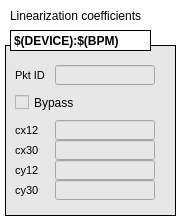
<?xml version="1.0" encoding="UTF-8"?>
<ui version="4.0">
 <class>MainWindow</class>
 <widget class="QMainWindow" name="MainWindow">
  <property name="geometry">
   <rect>
    <x>0</x>
    <y>0</y>
    <width>180</width>
    <height>220</height>
   </rect>
  </property>
  <property name="windowTitle">
   <string/>
  </property>
  <property name="styleSheet">
   <string notr="true">background-color: rgb(255, 255, 255);</string>
  </property>
  <property name="Title" stdset="0">
   <string>Linearization &gt;&gt; $(DEVICE):$(BPM)</string>
  </property>
  <widget class="QWidget" name="centralwidget">
   <widget class="caFrame" name="caframe_3">
    <property name="geometry">
     <rect>
      <x>5</x>
      <y>45</y>
      <width>171</width>
      <height>171</height>
     </rect>
    </property>
    <property name="styleSheet">
     <string notr="true">background-color: rgb(231, 231, 231);</string>
    </property>
    <property name="frameShape">
     <enum>QFrame::Box</enum>
    </property>
    <property name="frameShadow">
     <enum>QFrame::Plain</enum>
    </property>
    <property name="lineWidth">
     <number>1</number>
    </property>
    <property name="midLineWidth">
     <number>1</number>
    </property>
    <property name="background">
     <color>
      <red>0</red>
      <green>0</green>
      <blue>0</blue>
     </color>
    </property>
    <property name="backgroundMode">
     <enum>caFrame::Filled</enum>
    </property>
    <widget class="QLabel" name="label_30">
     <property name="geometry">
      <rect>
       <x>10</x>
       <y>75</y>
       <width>30</width>
       <height>20</height>
      </rect>
     </property>
     <property name="font">
      <font>
       <pointsize>8</pointsize>
      </font>
     </property>
     <property name="text">
      <string>cx12</string>
     </property>
     <property name="alignment">
      <set>Qt::AlignLeading|Qt::AlignLeft|Qt::AlignVCenter</set>
     </property>
    </widget>
    <widget class="caToggleButton" name="catogglebutton">
     <property name="geometry">
      <rect>
       <x>10</x>
       <y>50</y>
       <width>100</width>
       <height>15</height>
      </rect>
     </property>
     <property name="text">
      <string>Bypass</string>
     </property>
     <property name="channel" stdset="0">
      <string notr="true">$(DEVICE):gdx:linearization:$(BPM):bypass</string>
     </property>
    </widget>
    <widget class="QLabel" name="label_31">
     <property name="geometry">
      <rect>
       <x>10</x>
       <y>95</y>
       <width>30</width>
       <height>20</height>
      </rect>
     </property>
     <property name="font">
      <font>
       <pointsize>8</pointsize>
      </font>
     </property>
     <property name="text">
      <string>cx30</string>
     </property>
     <property name="alignment">
      <set>Qt::AlignLeading|Qt::AlignLeft|Qt::AlignVCenter</set>
     </property>
    </widget>
    <widget class="QLabel" name="label_32">
     <property name="geometry">
      <rect>
       <x>10</x>
       <y>135</y>
       <width>30</width>
       <height>20</height>
      </rect>
     </property>
     <property name="font">
      <font>
       <pointsize>8</pointsize>
      </font>
     </property>
     <property name="text">
      <string>cy30</string>
     </property>
     <property name="alignment">
      <set>Qt::AlignLeading|Qt::AlignLeft|Qt::AlignVCenter</set>
     </property>
    </widget>
    <widget class="QLabel" name="label_33">
     <property name="geometry">
      <rect>
       <x>10</x>
       <y>115</y>
       <width>30</width>
       <height>20</height>
      </rect>
     </property>
     <property name="font">
      <font>
       <pointsize>8</pointsize>
      </font>
     </property>
     <property name="text">
      <string>cy12</string>
     </property>
     <property name="alignment">
      <set>Qt::AlignLeading|Qt::AlignLeft|Qt::AlignVCenter</set>
     </property>
    </widget>
    <widget class="caTextEntry" name="catextentry">
     <property name="geometry">
      <rect>
       <x>50</x>
       <y>75</y>
       <width>100</width>
       <height>20</height>
      </rect>
     </property>
     <property name="channel" stdset="0">
      <string notr="true">$(DEVICE):gdx:linearization:$(BPM):cx12</string>
     </property>
    </widget>
    <widget class="caTextEntry" name="catextentry_2">
     <property name="geometry">
      <rect>
       <x>50</x>
       <y>95</y>
       <width>100</width>
       <height>20</height>
      </rect>
     </property>
     <property name="channel" stdset="0">
      <string notr="true">$(DEVICE):gdx:linearization:$(BPM):cx30</string>
     </property>
    </widget>
    <widget class="caTextEntry" name="catextentry_3">
     <property name="geometry">
      <rect>
       <x>50</x>
       <y>115</y>
       <width>100</width>
       <height>20</height>
      </rect>
     </property>
     <property name="channel" stdset="0">
      <string notr="true">$(DEVICE):gdx:linearization:$(BPM):cy12</string>
     </property>
    </widget>
    <widget class="caTextEntry" name="catextentry_4">
     <property name="geometry">
      <rect>
       <x>50</x>
       <y>135</y>
       <width>100</width>
       <height>20</height>
      </rect>
     </property>
     <property name="channel" stdset="0">
      <string notr="true">$(DEVICE):gdx:linearization:$(BPM):cy30</string>
     </property>
    </widget>
    <widget class="QLabel" name="label_34">
     <property name="geometry">
      <rect>
       <x>10</x>
       <y>20</y>
       <width>36</width>
       <height>20</height>
      </rect>
     </property>
     <property name="font">
      <font>
       <pointsize>8</pointsize>
      </font>
     </property>
     <property name="text">
      <string>Pkt ID</string>
     </property>
     <property name="alignment">
      <set>Qt::AlignLeading|Qt::AlignLeft|Qt::AlignVCenter</set>
     </property>
    </widget>
    <widget class="caTextEntry" name="catextentry_5">
     <property name="geometry">
      <rect>
       <x>50</x>
       <y>20</y>
       <width>100</width>
       <height>20</height>
      </rect>
     </property>
     <property name="channel" stdset="0">
      <string notr="true">$(DEVICE):gdx:packet_id:$(BPM)</string>
     </property>
    </widget>
   </widget>
   <widget class="caLabel" name="calabel">
    <property name="geometry">
     <rect>
      <x>10</x>
      <y>30</y>
      <width>141</width>
      <height>21</height>
     </rect>
    </property>
    <property name="font">
     <font>
      <pointsize>9</pointsize>
      <weight>75</weight>
      <bold>true</bold>
     </font>
    </property>
    <property name="frameShape">
     <enum>QFrame::Box</enum>
    </property>
    <property name="text">
     <string>$(DEVICE):$(BPM)</string>
    </property>
    <property name="alignment">
     <set>Qt::AlignLeading|Qt::AlignLeft|Qt::AlignVCenter</set>
    </property>
    <property name="background">
     <color>
      <red>255</red>
      <green>255</green>
      <blue>255</blue>
     </color>
    </property>
    <property name="channel" stdset="0">
     <string notr="true"/>
    </property>
   </widget>
   <widget class="caLabel" name="calabel_2">
    <property name="geometry">
     <rect>
      <x>10</x>
      <y>5</y>
      <width>161</width>
      <height>21</height>
     </rect>
    </property>
    <property name="text">
     <string>Linearization coefficients</string>
    </property>
    <property name="alignment">
     <set>Qt::AlignLeading|Qt::AlignLeft|Qt::AlignVCenter</set>
    </property>
    <property name="background">
     <color>
      <red>255</red>
      <green>255</green>
      <blue>255</blue>
     </color>
    </property>
   </widget>
  </widget>
  <action name="actionADC">
   <property name="text">
    <string>ADC</string>
   </property>
  </action>
 </widget>
 <customwidgets>
  <customwidget>
   <class>caTextEntry</class>
   <extends>caLineEdit</extends>
   <header>caTextEntry</header>
  </customwidget>
  <customwidget>
   <class>caToggleButton</class>
   <extends>QCheckBox</extends>
   <header>caToggleButton</header>
  </customwidget>
  <customwidget>
   <class>caFrame</class>
   <extends>QFrame</extends>
   <header>caFrame</header>
   <container>1</container>
  </customwidget>
  <customwidget>
   <class>caLabel</class>
   <extends>QLabel</extends>
   <header>caLabel</header>
  </customwidget>
  <customwidget>
   <class>caLineEdit</class>
   <extends>QLineEdit</extends>
   <header>caLineEdit</header>
  </customwidget>
 </customwidgets>
 <resources>
  <include location="images/images.qrc"/>
 </resources>
 <connections/>
 <designerdata>
  <property name="gridDeltaX">
   <number>5</number>
  </property>
  <property name="gridDeltaY">
   <number>5</number>
  </property>
  <property name="gridSnapX">
   <bool>true</bool>
  </property>
  <property name="gridSnapY">
   <bool>true</bool>
  </property>
  <property name="gridVisible">
   <bool>true</bool>
  </property>
 </designerdata>
</ui>
